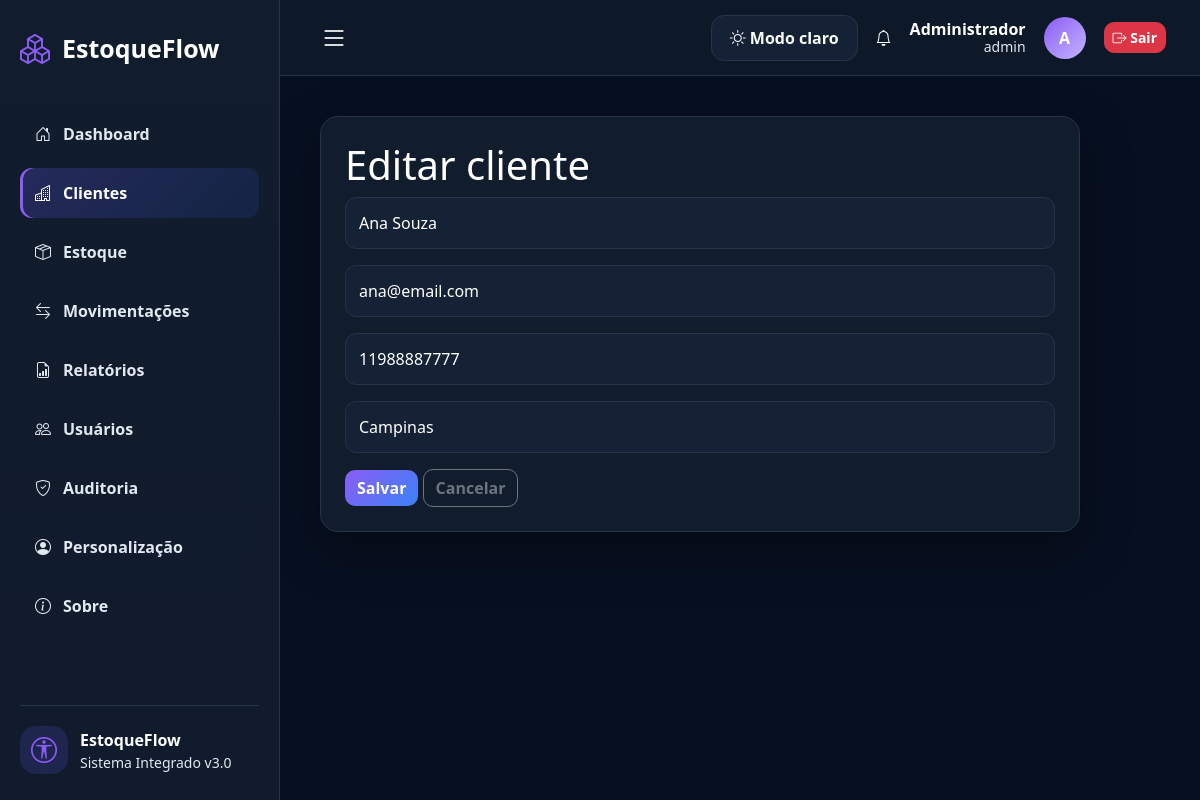
Screenshot of /clientes/editar/2 (signed in) with the database file from the repository.
### tables this page shows
CREATE TABLE clientes(
        id INTEGER PRIMARY KEY AUTOINCREMENT,
        nome TEXT NOT NULL,
        email TEXT,
        telefone TEXT,
        endereco TEXT,
        criado_em TEXT NOT NULL
    );

### app.py (the view, shortened to what this page needs)
@app.route("/clientes/editar/<int:id>", methods=["GET","POST"])
@login_required
def editar_cliente(id):
    conn = db()
    row = conn.execute("SELECT * FROM clientes WHERE id=?", (id,)).fetchone()
    conn.close()
    return render_template("editar_cliente.html", c=row)

### app.py (called while the page is built)
def db():
    conn = sqlite3.connect(DB_PATH)
    conn.row_factory = sqlite3.Row
    return conn

def login_required(f):
    @wraps(f)
    def wrap(*a, **kw):
        if "usuario_id" not in session:
            return redirect(url_for("login"))
        return f(*a, **kw)
    return wrap

@app.context_processor
def inject():
    return {"usuario_nome": session.get("usuario_nome"), "usuario_perfil": session.get("usuario_perfil")}

### templates/editar_cliente.html
{% extends "base.html" %}{% block content %}<div class="panel form-panel"><h1>Editar cliente</h1><form method="post"><input class="form-control mb-3" name="nome" value="{{c.nome}}" required><input class="form-control mb-3" name="email" value="{{c.email}}"><input class="form-control mb-3" name="telefone" value="{{c.telefone}}"><input class="form-control mb-3" name="endereco" value="{{c.endereco}}"><button class="btn btn-primary">Salvar</button> <a class="btn btn-outline-secondary" href="/clientes">Cancelar</a></form></div>{% endblock %}

### static/css/style.css (style rules this page uses)
:root { --bg:#f4f7fb;--surface:#ffffff;--surface2:#eef3fb;--text:#111827;--muted:#475569;--border:#dbe2ef;--primary:#6d5cff;--primary2:#2563eb;--shadow:0 16px 45px rgba(15,23,42,.08) }
[data-theme="dark"] { --bg:#071021;--surface:#111c2d;--surface2:#152235;--text:#ffffff;--muted:#e2e8f0;--border:#263449;--primary:#8b5cf6;--primary2:#3b82f6;--shadow:0 18px 50px rgba(0,0,0,.35) }
* { box-sizing:border-box }
body { margin:0;background:var(--bg);color:var(--text);font-family:"Segoe UI",Arial,sans-serif }
a { text-decoration:none;color:inherit }
.panel { background:var(--surface);border:1px solid var(--border);border-radius:18px;padding:24px;box-shadow:var(--shadow) }
.form-panel { max-width:760px }
.form-control,select,textarea { background:var(--surface2)!important;border:1px solid var(--border)!important;color:var(--text)!important;padding:13px;border-radius:11px }
.form-control::placeholder,textarea::placeholder { color:var(--muted)!important }
.btn { border-radius:10px;font-weight:700 }
.btn-primary { background:linear-gradient(135deg,var(--primary),var(--primary2));border:0 }

### rows the page displays
clientes: nome "Ana Souza", email "ana@email.com", telefone "11988887777", endereco "Campinas"

### other values shown
{{ usuario_nome }} "Administrador"
{{ usuario_perfil }} "admin"
{{ usuario_nome[0]|upper }} "A"
